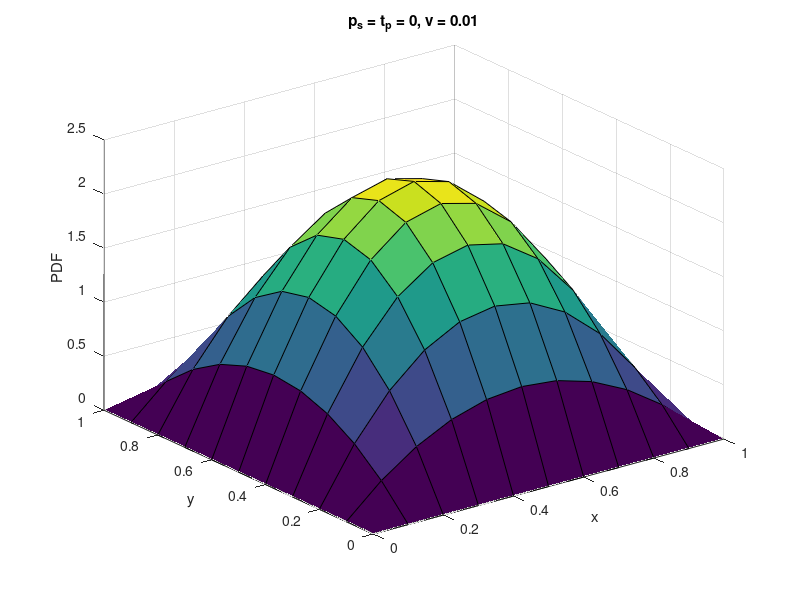
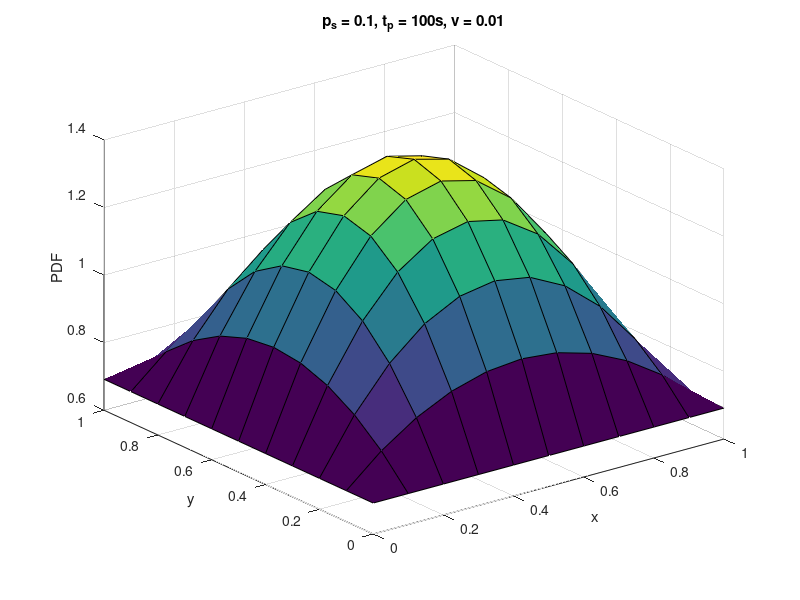
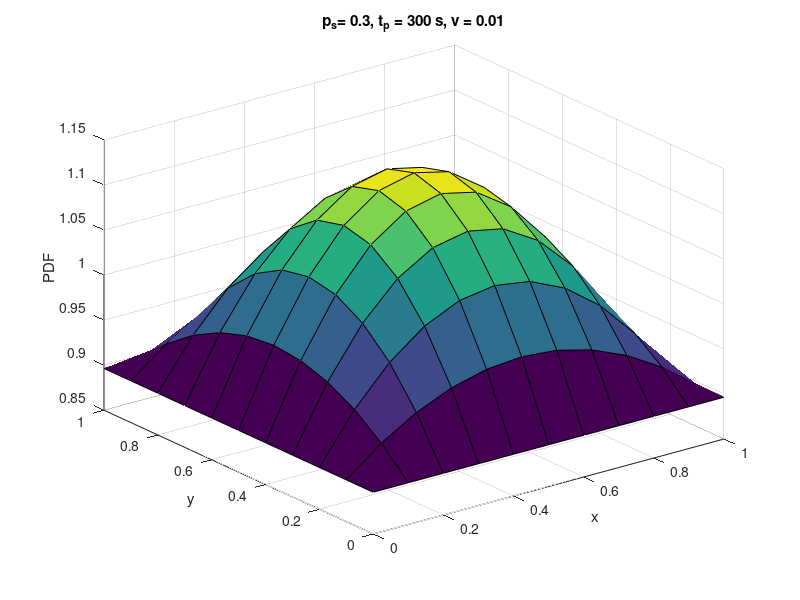

These charts were generated, in order, by the following MATLAB code:
a = 1;
x = 0:0.1:a;
y = 0:0.1:a;
E_L = 0.521405*a;

% dist = 0:0.1:a;
% f_init = poisspdf(dist, 10);

ps = 0.1;
ps2 = 0.3;
v = 0.01;
%v = 0.01*randi([5 15]);

init_x = makedist('Uniform','lower',0,'upper',a);
f_init_x = pdf(init_x, x);

init_y = makedist('Uniform','lower',0,'upper',a);
f_init_y = pdf(init_y, y);

f_init = f_init_x.*f_init_y;

%f_m = 9/(16*a^6)*(x.^2-a.^2).*(y.^2-a.^2);
%f_m = (-6/a^3*x.^2 + 6/a^2*x).*(-6/a^3*y.^2 + 6/a^2*y);

% tp = makedist('Uniform','lower',0,'upper',3);
% f_tp = pdf(tp,x);
% E_ftp = mean(f_tp);
% 
% tp2 = makedist('Uniform','lower',0,'upper',5);
% f_tp2 = pdf(tp2, x);
% E_ftp2 = mean(f_tp2);

tp = 100;
E_ftp = 100;

tp2 = 300;
E_ftp2 = 300;

pause_prob = 1/(1 + (E_L/(v*E_ftp)));
pause_prob2 = 1/(1 + (E_L/(v*E_ftp2)));

f_t = zeros(length(x),length(y));
f_t2 = zeros(length(x),length(y));
f_ntp = zeros(length(x),length(y));

for i=1:length(x)
    for j=1:length(y)
        f_m = (-6/a^3*x(i)^2 + 6/a^2*x(i))*(-6/a^3*y(j)^2 + 6/a^2*y(j));
        %f_m_ntp = 9/(16*a^6)*(x(i)^2-a^2)*(y(i)^2-a^2);
        f_x_temp = ps*f_init(i) + (1-ps)*pause_prob + (1-ps)*(1-pause_prob)*f_m;
        f_x_temp2 = ps2*f_init(i) + (1-ps2)*pause_prob2 + (1-ps2)*(1-pause_prob2)*f_m;
        f_t(i,j) = f_x_temp;
        f_t2(i,j) = f_x_temp2;
        f_ntp(i,j) = f_m;
    end
end

figure(1);
[X,Y] = meshgrid(x,y);
surf(X,Y,f_ntp);
title('p_s = t_p = 0, v = 0.01');
xlabel('x')
ylabel('y')
zlabel('PDF')

figure(2);
[X,Y] = meshgrid(x,y);
surf(X,Y,f_t);
title('p_s = 0.1, t_p = 100s, v = 0.01');
xlabel('x')
ylabel('y')
zlabel('PDF')

figure(3);
surf(X,Y,f_t2);
title('p_s= 0.3, t_p = 300 s, v = 0.01');
xlabel('x')
ylabel('y')
zlabel('PDF')


